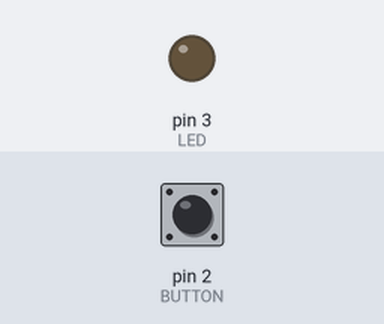
Simulated run of this sketch. Board: Arduino Uno, built with avr-gcc and run on an emulated ATmega328P. On the bench: output pins drawn as LEDs (lit = HIGH). The inputs (shaded band) are chosen by the test bench; at power-on: pin 2 (BUTTON) LOW.

Above: at 1.2 s.
1.3 s: pin 2 (BUTTON) pulled HIGH for 0.15 s
At 2.06 s:
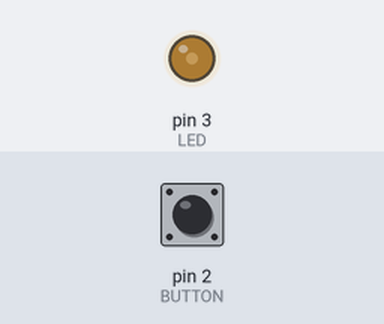
At 4.08 s:
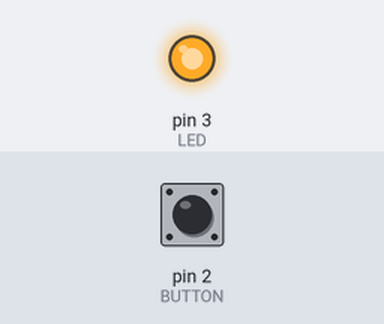
4.3 s: pin 2 (BUTTON) pulled HIGH for 1 s
At 5.36 s:
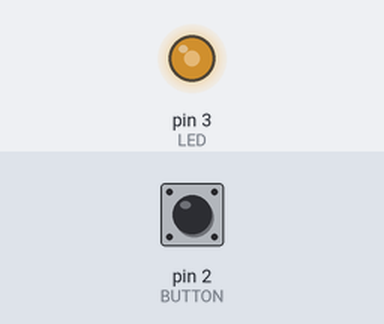
Timing chart, 0 to 8.4 s (numbered marks = the images above; inputs shaded):
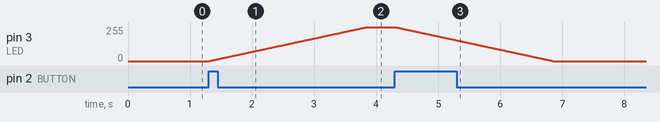

The sketch:

YPOK_5_3.ino
```cpp
// Урок 5 схема 3
//создаются переменные, которым присваиваются номера контактов контроллера
int LED = 3;
int BUTTON = 2;
int val = 0;  // переменная состояния нажатия кнопки
int state = 0;    // переменная состояния светодиода
int i=0;
void setup() {
 pinMode(LED, OUTPUT);  // для пина, к которому подключен светодиод устанавливается режим: ВЫХОД
 pinMode(BUTTON, INPUT); // для пина, к которому подключена кнопка, устанавливается режим: ВХОД (считывание)
}
void loop() {
 val = digitalRead(BUTTON); // считывается значение с кнопки и присваивается переменной val. если нажата, то HIGH, если нет, то LOW.
if (val == HIGH) {     // если нажата, то
state = 1 - state;    // меняется переменная состояния светодиода
if (state == 1) {     // если состояние 1, то
for (i = 0; i <= 255; i++) {   // запускается цикл с изменением значения i от 0 до 255
        analogWrite(LED, i);   // плавно включается светодиод
        delay(10);  }}  // задержка для фиксации результата

if (state==0) {   // если состоние 0, то
 for (i = 255; i >= 0; i--) {   // запускается цикл с изменением значения i от 255 до 0
 analogWrite(LED, i);   // плавно выключается светодиод
 delay(10); }}      // задержка для фиксации результата
 }}
```

Measured:
- after the input at 1.3 s, pin 3 (LED): moves from 0/255 to 255/255 over 2.5 s, starting at once
- after the input at 4.3 s, pin 3 (LED): moves from 255/255 to 0/255 over 2.5 s, starting at once
